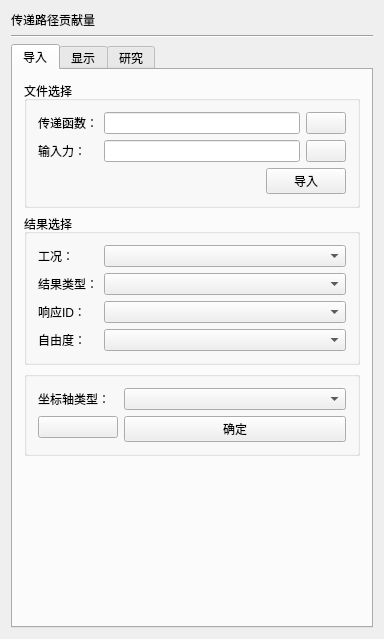
<?xml version="1.0" encoding="UTF-8"?>
<ui version="4.0">
 <class>mPostTransferPathAnalysis</class>
 <widget class="QWidget" name="mPostTransferPathAnalysis">
  <property name="geometry">
   <rect>
    <x>0</x>
    <y>0</y>
    <width>384</width>
    <height>639</height>
   </rect>
  </property>
  <property name="windowTitle">
   <string>mPostTransferPathAnalysis</string>
  </property>
  <layout class="QVBoxLayout" name="verticalLayout_7">
   <item>
    <widget class="QLabel" name="label_2">
     <property name="text">
      <string>传递路径贡献量</string>
     </property>
    </widget>
   </item>
   <item>
    <widget class="Line" name="line">
     <property name="orientation">
      <enum>Qt::Horizontal</enum>
     </property>
    </widget>
   </item>
   <item>
    <widget class="QTabWidget" name="tabWidget">
     <property name="currentIndex">
      <number>0</number>
     </property>
     <widget class="QWidget" name="tab_import">
      <attribute name="title">
       <string>导入</string>
      </attribute>
      <layout class="QVBoxLayout" name="verticalLayout_2">
       <item>
        <widget class="QGroupBox" name="groupBox_selectFile">
         <property name="title">
          <string>文件选择</string>
         </property>
         <layout class="QVBoxLayout" name="verticalLayout">
          <item>
           <layout class="QGridLayout" name="gridLayout_2">
            <item row="0" column="0">
             <widget class="QLabel" name="label_tffile">
              <property name="text">
               <string>传递函数：</string>
              </property>
             </widget>
            </item>
            <item row="0" column="1">
             <widget class="QLineEdit" name="lineEdit_tfFilePath"/>
            </item>
            <item row="0" column="2">
             <widget class="QPushButton" name="pushButton_selectTFFile">
              <property name="text">
               <string/>
              </property>
              <property name="icon">
               <iconset resource="../../resource/mMainWidgets.qrc">
                <normaloff>:/mMainWidgets/Icon/post/open.png</normaloff>:/mMainWidgets/Icon/post/open.png</iconset>
              </property>
             </widget>
            </item>
            <item row="1" column="0">
             <widget class="QLabel" name="label_forcefile">
              <property name="text">
               <string>输入力：</string>
              </property>
             </widget>
            </item>
            <item row="1" column="1">
             <widget class="QLineEdit" name="lineEdit_forceFilePath"/>
            </item>
            <item row="1" column="2">
             <widget class="QPushButton" name="pushButton_selectforceFile">
              <property name="text">
               <string/>
              </property>
              <property name="icon">
               <iconset resource="../../resource/mMainWidgets.qrc">
                <normaloff>:/mMainWidgets/Icon/post/open.png</normaloff>:/mMainWidgets/Icon/post/open.png</iconset>
              </property>
             </widget>
            </item>
           </layout>
          </item>
          <item>
           <layout class="QHBoxLayout" name="horizontalLayout">
            <item>
             <spacer name="horizontalSpacer">
              <property name="orientation">
               <enum>Qt::Horizontal</enum>
              </property>
              <property name="sizeHint" stdset="0">
               <size>
                <width>40</width>
                <height>20</height>
               </size>
              </property>
             </spacer>
            </item>
            <item>
             <widget class="QPushButton" name="pushButton_loadFileOK">
              <property name="minimumSize">
               <size>
                <width>80</width>
                <height>0</height>
               </size>
              </property>
              <property name="text">
               <string>导入</string>
              </property>
             </widget>
            </item>
           </layout>
          </item>
         </layout>
        </widget>
       </item>
       <item>
        <widget class="QGroupBox" name="groupBox_selectResult">
         <property name="title">
          <string>结果选择</string>
         </property>
         <layout class="QFormLayout" name="formLayout_2">
          <item row="0" column="0">
           <widget class="QLabel" name="label_case">
            <property name="text">
             <string>工况：</string>
            </property>
            <property name="alignment">
             <set>Qt::AlignLeading|Qt::AlignLeft|Qt::AlignVCenter</set>
            </property>
           </widget>
          </item>
          <item row="0" column="1">
           <widget class="QComboBox" name="comboBox_case"/>
          </item>
          <item row="1" column="0">
           <widget class="QLabel" name="label_result">
            <property name="text">
             <string>结果类型：</string>
            </property>
            <property name="alignment">
             <set>Qt::AlignLeading|Qt::AlignLeft|Qt::AlignVCenter</set>
            </property>
           </widget>
          </item>
          <item row="1" column="1">
           <widget class="QComboBox" name="comboBox_result"/>
          </item>
          <item row="2" column="0">
           <widget class="QLabel" name="label_id">
            <property name="text">
             <string>响应ID：</string>
            </property>
            <property name="alignment">
             <set>Qt::AlignLeading|Qt::AlignLeft|Qt::AlignVCenter</set>
            </property>
           </widget>
          </item>
          <item row="2" column="1">
           <widget class="QComboBox" name="comboBox_id"/>
          </item>
          <item row="3" column="0">
           <widget class="QLabel" name="label_component">
            <property name="text">
             <string>自由度：</string>
            </property>
            <property name="alignment">
             <set>Qt::AlignLeading|Qt::AlignLeft|Qt::AlignVCenter</set>
            </property>
           </widget>
          </item>
          <item row="3" column="1">
           <widget class="QComboBox" name="comboBox_component"/>
          </item>
         </layout>
        </widget>
       </item>
       <item>
        <widget class="QGroupBox" name="groupBox1_1">
         <layout class="QFormLayout" name="formLayout">
          <item row="2" column="1">
           <widget class="QComboBox" name="comboBox_axistype"/>
          </item>
          <item row="4" column="0">
           <widget class="QPushButton" name="pushButton_loadDelete">
            <property name="minimumSize">
             <size>
              <width>80</width>
              <height>0</height>
             </size>
            </property>
            <property name="text">
             <string/>
            </property>
            <property name="icon">
             <iconset resource="../../resource/mMainWidgets.qrc">
              <normaloff>:/mMainWidgets/Icon/clear.png</normaloff>:/mMainWidgets/Icon/clear.png</iconset>
            </property>
           </widget>
          </item>
          <item row="4" column="1">
           <widget class="QPushButton" name="pushButton_loadResponseOK">
            <property name="minimumSize">
             <size>
              <width>80</width>
              <height>0</height>
             </size>
            </property>
            <property name="text">
             <string>确定</string>
            </property>
           </widget>
          </item>
          <item row="2" column="0">
           <widget class="QLabel" name="label_axistype">
            <property name="text">
             <string>坐标轴类型：</string>
            </property>
           </widget>
          </item>
         </layout>
        </widget>
       </item>
       <item>
        <spacer name="verticalSpacer">
         <property name="orientation">
          <enum>Qt::Vertical</enum>
         </property>
         <property name="sizeHint" stdset="0">
          <size>
           <width>20</width>
           <height>40</height>
          </size>
         </property>
        </spacer>
       </item>
      </layout>
     </widget>
     <widget class="QWidget" name="tab_show">
      <attribute name="title">
       <string>显示</string>
      </attribute>
      <layout class="QVBoxLayout" name="verticalLayout_3">
       <item>
        <widget class="QGroupBox" name="groupBox_2">
         <property name="title">
          <string>显示设置</string>
         </property>
         <layout class="QFormLayout" name="formLayout_3">
          <item row="0" column="0">
           <widget class="QLabel" name="label_showFrequency">
            <property name="text">
             <string>显示频率：</string>
            </property>
           </widget>
          </item>
          <item row="0" column="1">
           <widget class="QComboBox" name="comboBox_showFrequency"/>
          </item>
          <item row="1" column="0">
           <widget class="QLabel" name="label_showOrder">
            <property name="text">
             <string>显示阶数：</string>
            </property>
           </widget>
          </item>
          <item row="1" column="1">
           <widget class="QComboBox" name="comboBox_showOrder"/>
          </item>
          <item row="2" column="0">
           <widget class="QLabel" name="label_showType">
            <property name="text">
             <string>显示类型：</string>
            </property>
           </widget>
          </item>
          <item row="2" column="1">
           <widget class="QComboBox" name="comboBox_showType"/>
          </item>
         </layout>
        </widget>
       </item>
       <item>
        <widget class="QGroupBox" name="groupBox">
         <property name="title">
          <string>曲线列表</string>
         </property>
         <layout class="QGridLayout" name="gridLayout_3">
          <item row="0" column="0">
           <widget class="QTableWidget" name="tableWidget"/>
          </item>
         </layout>
        </widget>
       </item>
       <item>
        <widget class="QGroupBox" name="groupBox_3">
         <layout class="QGridLayout" name="gridLayout_4">
          <item row="0" column="0">
           <widget class="QPushButton" name="pushButton_showDelete">
            <property name="minimumSize">
             <size>
              <width>80</width>
              <height>0</height>
             </size>
            </property>
            <property name="text">
             <string/>
            </property>
            <property name="icon">
             <iconset resource="../../resource/mMainWidgets.qrc">
              <normaloff>:/mMainWidgets/Icon/clear.png</normaloff>:/mMainWidgets/Icon/clear.png</iconset>
            </property>
           </widget>
          </item>
          <item row="0" column="1">
           <widget class="QPushButton" name="pushButton_showData">
            <property name="minimumSize">
             <size>
              <width>80</width>
              <height>0</height>
             </size>
            </property>
            <property name="text">
             <string>曲线数据</string>
            </property>
           </widget>
          </item>
          <item row="0" column="2">
           <widget class="QPushButton" name="pushButton_showOK">
            <property name="minimumSize">
             <size>
              <width>80</width>
              <height>0</height>
             </size>
            </property>
            <property name="text">
             <string>确定</string>
            </property>
           </widget>
          </item>
         </layout>
        </widget>
       </item>
       <item>
        <spacer name="verticalSpacer_2">
         <property name="orientation">
          <enum>Qt::Vertical</enum>
         </property>
         <property name="sizeHint" stdset="0">
          <size>
           <width>20</width>
           <height>40</height>
          </size>
         </property>
        </spacer>
       </item>
      </layout>
     </widget>
     <widget class="QWidget" name="tab_study">
      <attribute name="title">
       <string>研究</string>
      </attribute>
      <layout class="QVBoxLayout" name="verticalLayout_4">
       <item>
        <widget class="QGroupBox" name="groupBox_3_1">
         <property name="title">
          <string/>
         </property>
         <layout class="QVBoxLayout" name="verticalLayout_6">
          <item>
           <layout class="QFormLayout" name="formLayout_6">
            <item row="1" column="0">
             <widget class="QLabel" name="label_studyFrequnecy">
              <property name="text">
               <string>显示频率：</string>
              </property>
             </widget>
            </item>
            <item row="1" column="1">
             <layout class="QHBoxLayout" name="horizontalLayout_6">
              <item>
               <widget class="QComboBox" name="comboBox_studyFrequencyMin"/>
              </item>
              <item>
               <widget class="QLabel" name="label_6">
                <property name="text">
                 <string>&lt;html&gt;&lt;head/&gt;&lt;body&gt;&lt;p align=&quot;center&quot;&gt;-&lt;/p&gt;&lt;/body&gt;&lt;/html&gt;</string>
                </property>
                <property name="wordWrap">
                 <bool>false</bool>
                </property>
                <property name="openExternalLinks">
                 <bool>false</bool>
                </property>
               </widget>
              </item>
              <item>
               <widget class="QComboBox" name="comboBox_studyFrequencyMax"/>
              </item>
             </layout>
            </item>
            <item row="2" column="0">
             <widget class="QLabel" name="label_excludeRatio">
              <property name="text">
               <string>去除比例：</string>
              </property>
             </widget>
            </item>
            <item row="2" column="1">
             <layout class="QHBoxLayout" name="horizontalLayout_5">
              <item>
               <widget class="QLineEdit" name="lineEdit_excludeRatio"/>
              </item>
              <item>
               <widget class="QLabel" name="label">
                <property name="text">
                 <string>%</string>
                </property>
               </widget>
              </item>
             </layout>
            </item>
            <item row="0" column="0">
             <widget class="QLabel" name="label_case_2">
              <property name="text">
               <string>工况：</string>
              </property>
              <property name="alignment">
               <set>Qt::AlignLeading|Qt::AlignLeft|Qt::AlignVCenter</set>
              </property>
             </widget>
            </item>
            <item row="0" column="1">
             <widget class="QComboBox" name="comboBox_case_2"/>
            </item>
           </layout>
          </item>
          <item>
           <layout class="QFormLayout" name="formLayout_7">
            <item row="0" column="0">
             <layout class="QVBoxLayout" name="verticalLayout_5">
              <item>
               <widget class="QLabel" name="label_chooseMode">
                <property name="text">
                 <string>路径选择：</string>
                </property>
               </widget>
              </item>
              <item>
               <spacer name="verticalSpacer_10">
                <property name="orientation">
                 <enum>Qt::Vertical</enum>
                </property>
                <property name="sizeHint" stdset="0">
                 <size>
                  <width>20</width>
                  <height>40</height>
                 </size>
                </property>
               </spacer>
              </item>
             </layout>
            </item>
            <item row="0" column="1">
             <widget class="QListWidget" name="listWidget_mode"/>
            </item>
           </layout>
          </item>
         </layout>
        </widget>
       </item>
       <item>
        <widget class="QGroupBox" name="groupBox_3_2">
         <layout class="QFormLayout" name="formLayout_8">
          <item row="0" column="0">
           <widget class="QLabel" name="label_studyAxisType">
            <property name="text">
             <string>坐标轴类型：</string>
            </property>
           </widget>
          </item>
          <item row="0" column="1">
           <widget class="QComboBox" name="comboBox_studyAxisType"/>
          </item>
         </layout>
        </widget>
       </item>
       <item>
        <widget class="QGroupBox" name="groupBox_3_3">
         <layout class="QGridLayout" name="gridLayout_5">
          <item row="0" column="0">
           <widget class="QPushButton" name="pushButton_studyDelete">
            <property name="minimumSize">
             <size>
              <width>80</width>
              <height>0</height>
             </size>
            </property>
            <property name="text">
             <string/>
            </property>
            <property name="icon">
             <iconset resource="../../resource/mMainWidgets.qrc">
              <normaloff>:/mMainWidgets/Icon/clear.png</normaloff>:/mMainWidgets/Icon/clear.png</iconset>
            </property>
           </widget>
          </item>
          <item row="0" column="1">
           <widget class="QPushButton" name="pushButton_studyData">
            <property name="minimumSize">
             <size>
              <width>80</width>
              <height>0</height>
             </size>
            </property>
            <property name="text">
             <string>曲线数据</string>
            </property>
           </widget>
          </item>
          <item row="0" column="2">
           <widget class="QPushButton" name="pushButton_studyOK">
            <property name="minimumSize">
             <size>
              <width>80</width>
              <height>0</height>
             </size>
            </property>
            <property name="text">
             <string>确定</string>
            </property>
           </widget>
          </item>
         </layout>
        </widget>
       </item>
       <item>
        <spacer name="verticalSpacer_3">
         <property name="orientation">
          <enum>Qt::Vertical</enum>
         </property>
         <property name="sizeHint" stdset="0">
          <size>
           <width>20</width>
           <height>40</height>
          </size>
         </property>
        </spacer>
       </item>
      </layout>
     </widget>
    </widget>
   </item>
  </layout>
 </widget>
 <layoutdefault spacing="6" margin="11"/>
 <resources>
  <include location="../../resource/mMainWidgets.qrc"/>
 </resources>
 <connections/>
</ui>
